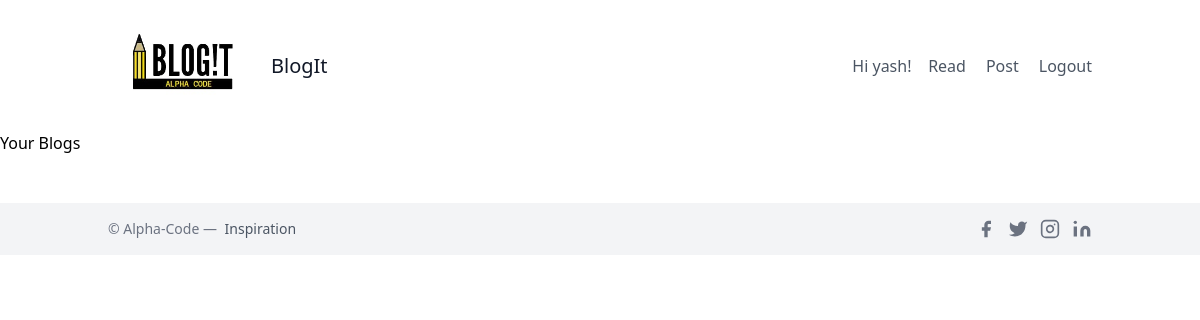
The app's page /yourblog (signed in), older data.
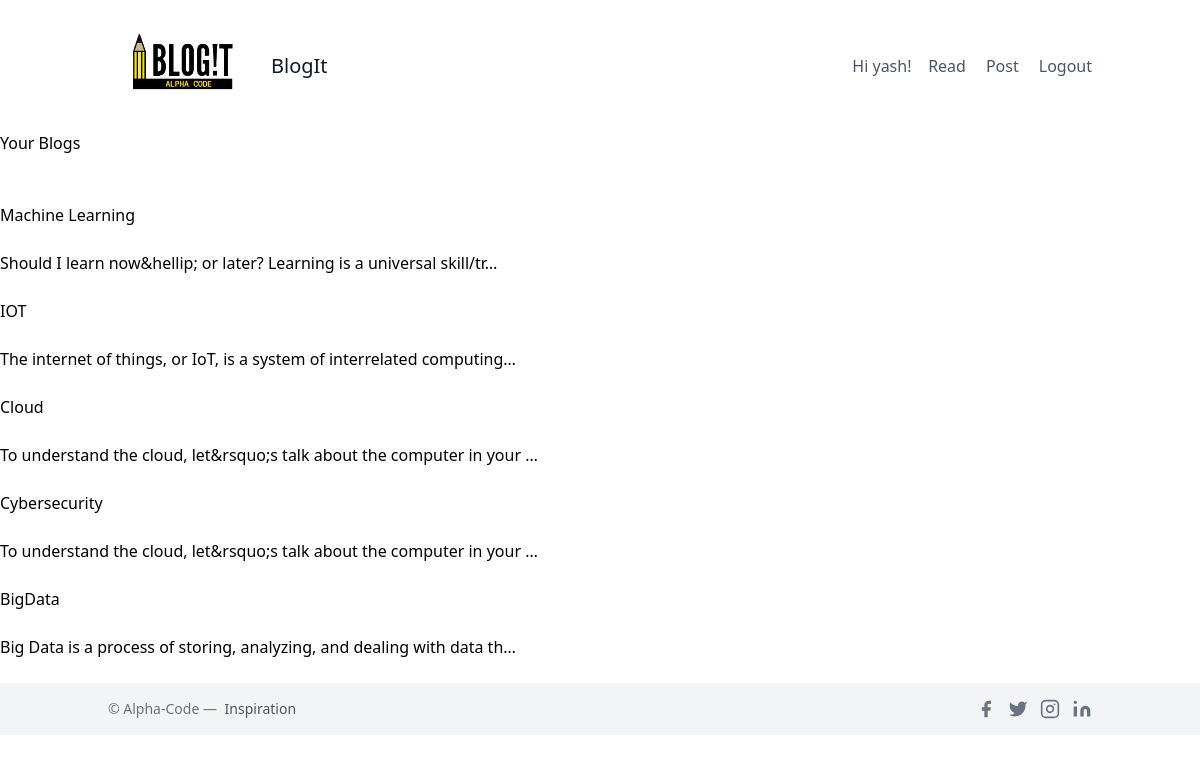
The same page, newer data.
### blog/models.py (models this page shows, shortened)
class Blog(models.Model):
    title=models.CharField(max_length=100)
    image=models.ImageField(upload_to='blog/images/')
    description=RichTextField(blank=True,null=True)
    date=models.DateTimeField(auto_now_add=True)
    user=models.ForeignKey(User, on_delete=models.CASCADE)

### blog/views.py (the view)
# urls.py: path('yourblog',views.yourblog,name='yourblog'),
@login_required
def yourblog(request):
    blogs= Blog.objects.filter(user=request.user)
    return render(request, 'blog/yourblog.html', {'blogs': blogs})

### blog/templates/blog/yourblog.html
{% extends 'blog/base.html' %}
{% block content %}
<h2>Your Blogs</h2>
<br>
<br>
<ul>
    {% for blog in blogs %}
    <li>
        <a href="{% url 'viewblog' blog.id %}">
            <h2>{{ blog.title }}</h2><br>
            {{ blog.description|striptags|truncatechars:70 }}
            <br>
            <br>
        </a>
    </li>
    {% endfor %}
</ul>
{% endblock %}

Row changes from the older to the newer data that the page shows:
added Blog: title "Machine Learning", description "Should I learn now&hellip; or later? Learning is a universal skill/tr…"
added Blog: title "IOT", description "The internet of things, or IoT, is a system of interrelated computing…"
added Blog: title "Cloud", description "To understand the cloud, let&rsquo;s talk about the computer in your …"
added Blog: title "Cybersecurity", description "To understand the cloud, let&rsquo;s talk about the computer in your …"
added Blog: title "BigData", description "Big Data is a process of storing, analyzing, and dealing with data th…"
